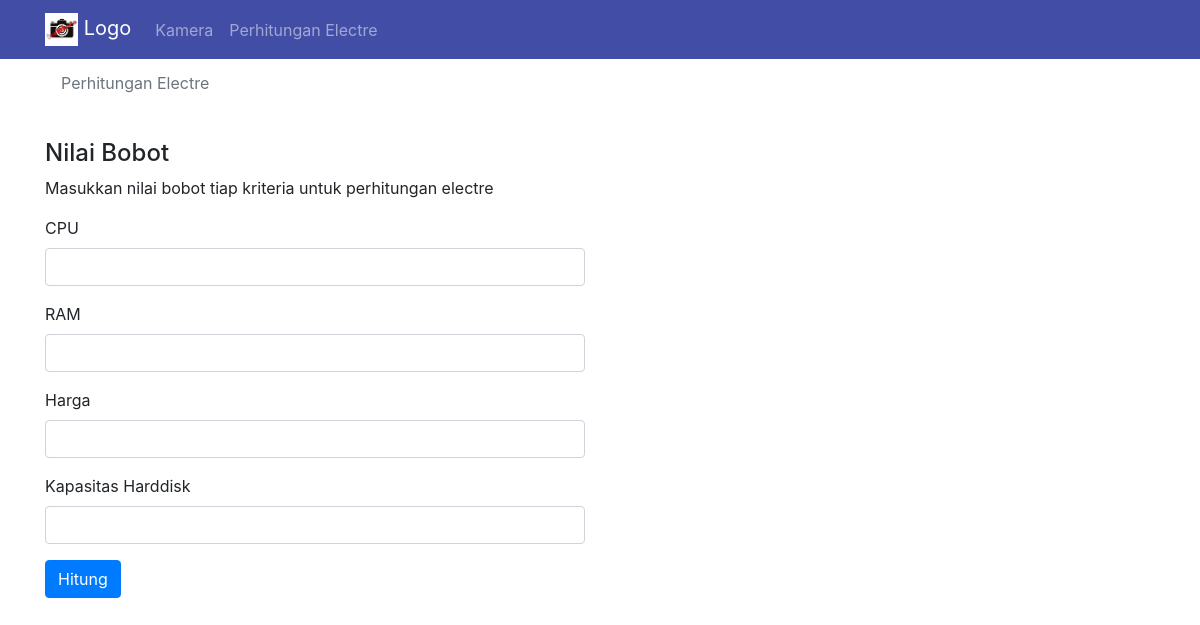
Page /electre.php on the committed database.
### tables this page shows
CREATE TABLE IF NOT EXISTS `kriteria_kamera` (
  `id_kriteria` int(10) NOT NULL AUTO_INCREMENT,
  `nama_kriteria` varchar(255) NOT NULL,
  `nilai_1` varchar(255) NOT NULL,
  `nilai_2` varchar(255) NOT NULL,
  `nilai_3` varchar(255) NOT NULL,
  `nilai_4` varchar(255) NOT NULL,
  `nilai_5` varchar(255) NOT NULL,
  PRIMARY KEY (`id_kriteria`)
);

### config/function.php (called while the page is built, shortened)
<?php
function  getURL($url)
{
    $link = explode('/', $url);
    $current = end($link);
    $result = explode('.', $current);
    return $result[0];
}
?>

### admin/proses/electre.php (called while the page is built, shortened)
<?php
class electre
{   public $jenis;
    public $konek;
    function setJenis($jenis)
    {
        $this->jenis = $jenis;
    }
    function setKonek($konek)
    {
        $this->konek = $konek;
    }
    function getAllAlternatif()
    {
        $q = "SELECT * FROM alternatif ORDER BY id_alternatif ASC";
        $qGetAlternatif = mysqli_query($this->konek, $q);
        while($alt = mysqli_fetch_assoc($qGetAlternatif))
        {
            $res[] = $alt;
        }
        return $res;
    }
    function getAllNameAlternatif()
    {
        $alternatif = $this->getAllAlternatif();
        foreach($alternatif as $index=>&$alt )
        {
            unset($alternatif[$index]['foto']);
            unset($alternatif[$index]['deskripsi']);
        }
        return $alternatif;
    }
    function getAllNameKriteria()
    {
        $t = $this->getTableJenisProduk($this->jenis);
        $tKriteria = $t['kriteria'];
        $q = "SELECT * FROM $tKriteria";
        $getKriteria = mysqli_query($this->konek, $q);
        while($k = mysqli_fetch_assoc($getKriteria))
        {
            $res[] = $k;
        }
        return $res;
    }
    function getTableJenisProduk($jenis)
    {
        $table['kriteria'] = 'kriteria_kamera';
        $table['id_tableKriteria'] = 'id_kriteria';
        $table['nilai']  = 'nilai_kriteria_kamera';
        return $table;
    }
    function matrixX()
    {
        $res['alternatif'] = $this->getAllNameAlternatif();
        $res['kriteria'] = $this->getAllNameKriteria();
        return $res;
    }
}
?>

### electre.php (the view, shortened to what this page needs)
<?php
include('config/koneksi.php');
include('config/function.php');
include('admin/proses/electre.php');
?>
<!doctype html>
<html lang="en">
  <head>
    <link rel="stylesheet" href="https://stackpath.bootstrapcdn.com/bootstrap/4.1.3/css/bootstrap.min.css">
    <link rel="stylesheet" href="https://cdnjs.cloudflare.com/ajax/libs/animate.css/3.7.2/animate.min.css">
  </head>
  <body>
   <?php include('navbar.php'); ?>
    <div class="container">
        <nav aria-label="breadcrumb" >
            <ol class="breadcrumb" style="background-color: unset;">
                <li class="breadcrumb-item active" aria-current="page"><?php echo 'Perhitungan '.ucfirst(getURL($_SERVER['REQUEST_URI']))  ?></li>
            </ol>
        </nav>
          <div class="" id="home" aria-labelledby="home-tab">
            <?php
              $electre = new electre;
              $electre->setKonek($konek);
              $electre->setJenis('kamera');
              $m_X = $electre->matrixX();
              $Allkriteria = $electre->getAllNameKriteria();
            ?>
            <div class="row">
              <div class="col-6 mt-3">
                  <h4>Nilai Bobot</h4>
                  <p>Masukkan nilai bobot tiap kriteria untuk perhitungan electre</p>
                  <form action="hitung_electre.php" method="post">
                    <?php
                      foreach($Allkriteria as $kri )
                      {
                    ?>
                      <div class="form-group">
                        <label for="idK<?= $kri['id_kriteria'] ?>"><?= $kri['nama_kriteria'] ?></label>
                          <input type="number" min='1' max='5' name="nilaiKriteria[]" id="idK<?= $kri['id_kriteria'] ?>" class="form-control" required>
                      </div>
                    <?php
                      }
                    ?>
                      <div class="form-group">
                        <button class="btn btn-primary">Hitung</button>
                      </div>
                  </form>
                  <pre>
              </div>
            </div>
          </div>
        </div>
  </body>
</html>

### navbar.php (shortened to what this page needs)
<nav class="navbar navbar-expand-lg navbar-dark" style="background-color: #424EA6" >
    <div class="container">
      <a class="navbar-brand" href="#">
        <img src="images/logo_icamera.png" width="33" height="33" class="d-inline-block align-top" alt="">
        Logo</a>
      <div class="collapse navbar-collapse" id="navbarNavDropdown">
        <ul class="navbar-nav">
          <li class="nav-item">
            <a class="nav-link" href="kamera.php">Kamera</a>
          </li>
          <li class="nav-item">
            <a class="nav-link" href="electre.php">Perhitungan Electre</a>
          </li>
        </ul>
      </div>
    </div>
</nav>

### rows in the picture
kriteria_kamera: nama_kriteria "CPU"
kriteria_kamera: nama_kriteria "RAM"
kriteria_kamera: nama_kriteria "Harga"
kriteria_kamera: nama_kriteria "Kapasitas Harddisk"

### other values in the picture
getURL($_SERVER['REQUEST_URI']) "Electre"
